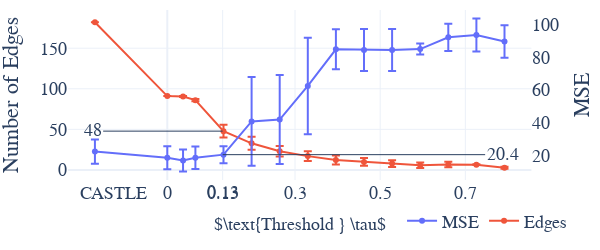

The notebook cell this image was saved under:
### Markdown cell above
## Boston

### Code cell
import re
from utils import load_pickle
import pandas as pd
import numpy as np

save = True
dset='100000'
version = 'boston'#'(adult2|adult)'
metric = 'MSE'
theta = '(([+-])?\d(\.\d+)?)'
folder = "./results/adjmats/"
list_edges = []
for filename in os.listdir(folder):
    match = re.search(f'W_est.{dset}.(\d).(\d).(.*?).{version}.pkl$', filename)
    if match:
        out_f, in_f, theta = match.groups()
        edges = sum(load_pickle(os.path.join(folder,filename), verbose=False).flatten()>0)
        list_edges.append((float(theta), out_f, in_f, edges))
n_edges = pd.DataFrame(list_edges).groupby(0, as_index=False).agg({3 : ['mean', 'std']})
n_edges.columns = n_edges.columns.droplevel()
n_edges.columns = ['theta','N_edges','Std']

folder = "./results/"
filename = f"Nested5FoldCASTLE.Reg.Synth.100000.{version}.pkl"
describe = load_pickle(os.path.join(folder,filename), verbose=False)
agg_stats = pd.DataFrame([(describe[c]['theta'],c[9],describe[c]['fold'],describe[c][metric]) for c in describe]).groupby(0, as_index=False).agg({2 : ['count','max'], 3 : ['mean', 'std']})
agg_stats.columns = ['theta', 'count','folds',  'accuracy_mean', 'accuracy_std']
agg_stats=agg_stats.merge(n_edges,on='theta')
agg_stats= agg_stats.drop_duplicates(subset=['N_edges'])
sub = -0.17
agg_stats.loc[agg_stats['theta']==-1,'theta'] = sub

filter_theta = 0.8
filter_list = []
agg_stats = agg_stats[(agg_stats['theta']<=filter_theta) & (~round(agg_stats['theta'],3).isin(filter_list))]
display(agg_stats)

import plotly.graph_objects as go
from plotly.subplots import make_subplots

# Create figure with secondary y-axis
fig = make_subplots(specs=[[{"secondary_y": True}]])

if metric == 'accuracy':
    metric =metric.capitalize()
else:
    metric = metric.upper()

# Add traces
fig.add_trace(
    go.Scatter(x=agg_stats['theta'], y=agg_stats['accuracy_mean'], name=metric,         
    error_y=dict(
            type='data', # value of error bar given in data coordinates
            array=agg_stats['accuracy_std'],
            visible=True)
            ),
    secondary_y=True, 
)

fig.add_trace(
    go.Scatter(x=agg_stats['theta'], y=agg_stats['N_edges'], name="Edges",
    error_y=dict(
            type='data', # value of error bar given in data coordinates
            array=agg_stats['Std'],
            visible=True)
              ),
    secondary_y=False,
)

# Add figure title
fig.update_layout(
    title='',
    legend={
        'y':-0.35,
        'x':0.85,
        'orientation':"h",
        'xanchor': 'center',
        'yanchor': 'bottom'},
    template='plotly_white',
    autosize=True,
    width=600, height=250, 
    margin=dict(
        l=10,
        r=10,
        b=10,
        t=10,
        pad=0
    ),
    font=dict(
        family='Serif',#"Courier New, monospace",
        size=18,
        # color="Black"
    )    
)

# Set x-axis title
fig.update_xaxes(showgrid=True,title={'text':r'$\text{Threshold } \tau$','font':{'size':18#, 'family': 'Courier New, monospace',
}},tickvals=[a for sub in [[0,0.13],list(np.round(np.arange(0.3, max(agg_stats['theta']), 0.2),1))] for a in sub],
)

# Set y-axes titles
fig.update_yaxes(showgrid=False,nticks=6,zeroline=False, title={'text':metric#,'font':{'size':18}
}, #nticks=13,
secondary_y=True)
fig.update_yaxes(showgrid=True,nticks=6,zeroline=True, title={'text':"Number of Edges"#,'font':{'size':18}
}, secondary_y=False)

fig.add_annotation(x=0.02, y=-0.15,
            text="CASTLE",
            showarrow=False,
            yshift=0,
            xref='paper',
            yref='paper',)
chosen_tau=0.13
y_co = agg_stats[agg_stats['theta']==chosen_tau]['accuracy_mean']
fig.add_annotation(x=chosen_tau, y=20.363,
            text=str(chosen_tau),
            showarrow=True,
            yshift=-193,
            xref='x',ax=0,
            yref='paper',ay=0)
fig.add_annotation(x=chosen_tau, y=20.363,
            text=str(20.4),
            showarrow=True,
            yshift=0,
            xref='x',ax=280,
            yref='y2',ay=0)
fig.add_annotation(x=chosen_tau, y=47.8,
            text=str(48),
            showarrow=True,
            yshift=0,
            xref='x',ax=-130,
            yref='y',ay=0)
            
fig.show()

output_folder = "figures"
if not os.path.exists(output_folder):
    os.mkdir(output_folder)

out_path = os.path.join(output_folder,f"plot_tauoptim_{version}.png")

if save:
    import kaleido
    fig.write_image(out_path)

### Figure 1 — Plotly figure (JSON) as saved in the notebook; plotly's stock layout.template omitted (floating-point values rounded to 4 significant figures)
{"data": [{"error_y": {"array": [7.387, 7.043, 6.784, 6.869, 5.234, 27.21, 27.31, 29.58, 12.28, 12.86, 12.87, 3.362, 8.357, 10.11, 10.01], "type": "data", "visible": true}, "name": "MSE", "type": "scatter", "x": [-0.17, 0, 0.037, 0.066, 0.132, 0.198, 0.264, 0.33, 0.396, 0.462, 0.528, 0.594, 0.66, 0.726, 0.792], "xaxis": "x", "y": [22.23, 18.51, 16.82, 18.44, 20.36, 40.77, 41.88, 62.5, 85.0, 84.61, 84.6, 85.13, 92.36, 93.78, 89.78], "yaxis": "y2"}, {"error_y": {"array": [0, 0, 0.527, 1.291, 7.943, 8.098, 6.39, 5.916, 5.416, 4.805, 4.252, 3.416, 3.519, 0.527, 1.291], "type": "data", "visible": true}, "name": "Edges", "type": "scatter", "x": [-0.17, 0, 0.037, 0.066, 0.132, 0.198, 0.264, 0.33, 0.396, 0.462, 0.528, 0.594, 0.66, 0.726, 0.792], "xaxis": "x", "y": [182, 91, 90.5, 86, 47.8, 32.8, 23, 17, 12.2, 9.8, 7.8, 5.667, 6.667, 6.5, 2.667], "yaxis": "y"}], "layout": {"annotations": [{"showarrow": false, "text": "CASTLE", "x": 0.02, "xref": "paper", "y": -0.15, "yref": "paper", "yshift": 0}, {"ax": 0, "ay": 0, "showarrow": true, "text": "0.13", "x": 0.13, "xref": "x", "y": 20.36, "yref": "paper", "yshift": -193}, {"ax": 280, "ay": 0, "showarrow": true, "text": "20.4", "x": 0.13, "xref": "x", "y": 20.36, "yref": "y2", "yshift": 0}, {"ax": -130, "ay": 0, "showarrow": true, "text": "48", "x": 0.13, "xref": "x", "y": 47.8, "yref": "y", "yshift": 0}], "autosize": true, "font": {"family": "Serif", "size": 18}, "height": 250, "legend": {"orientation": "h", "x": 0.85, "xanchor": "center", "y": -0.35, "yanchor": "bottom"}, "margin": {"b": 10, "l": 10, "pad": 0, "r": 10, "t": 10}, "title": {"text": ""}, "width": 600, "xaxis": {"anchor": "y", "domain": [0, 0.94], "showgrid": true, "tickvals": [0, 0.13, 0.3, 0.5, 0.7], "title": {"font": {"size": 18}, "text": "$\\text{Threshold } \\tau$"}}, "yaxis": {"anchor": "x", "domain": [0, 1], "nticks": 6, "showgrid": true, "title": {"text": "Number of Edges"}, "zeroline": true}, "yaxis2": {"anchor": "x", "nticks": 6, "overlaying": "y", "showgrid": false, "side": "right", "title": {"text": "MSE"}, "zeroline": false}}}
